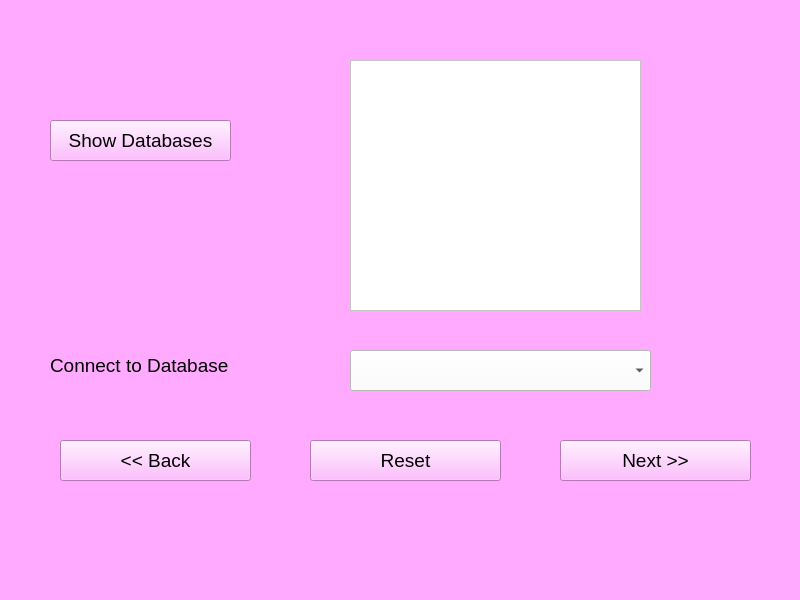
<?xml version="1.0" encoding="UTF-8"?>
<ui version="4.0">
 <class>MainWindow</class>
 <widget class="QMainWindow" name="MainWindow">
  <property name="geometry">
   <rect>
    <x>0</x>
    <y>0</y>
    <width>800</width>
    <height>600</height>
   </rect>
  </property>
  <property name="windowTitle">
   <string>MySQL-Database Information</string>
  </property>
  <property name="styleSheet">
   <string notr="true">background-color: rgb(255, 170, 255);</string>
  </property>
  <widget class="QWidget" name="centralwidget">
   <widget class="QPushButton" name="show_db_pushButton">
    <property name="geometry">
     <rect>
      <x>50</x>
      <y>120</y>
      <width>181</width>
      <height>41</height>
     </rect>
    </property>
    <property name="font">
     <font>
      <pointsize>14</pointsize>
     </font>
    </property>
    <property name="text">
     <string>Show Databases</string>
    </property>
   </widget>
   <widget class="QLabel" name="connect_db_label">
    <property name="geometry">
     <rect>
      <x>50</x>
      <y>340</y>
      <width>241</width>
      <height>51</height>
     </rect>
    </property>
    <property name="font">
     <font>
      <pointsize>14</pointsize>
     </font>
    </property>
    <property name="text">
     <string>Connect to Database</string>
    </property>
   </widget>
   <widget class="QComboBox" name="db_list_comboBox">
    <property name="geometry">
     <rect>
      <x>350</x>
      <y>350</y>
      <width>301</width>
      <height>41</height>
     </rect>
    </property>
    <property name="font">
     <font>
      <pointsize>14</pointsize>
     </font>
    </property>
    <property name="styleSheet">
     <string notr="true">background-color: rgb(255, 255, 255);</string>
    </property>
   </widget>
   <widget class="QPushButton" name="reset_db_pushButton">
    <property name="geometry">
     <rect>
      <x>310</x>
      <y>440</y>
      <width>191</width>
      <height>41</height>
     </rect>
    </property>
    <property name="font">
     <font>
      <pointsize>14</pointsize>
     </font>
    </property>
    <property name="statusTip">
     <string>Reset all fields</string>
    </property>
    <property name="text">
     <string>Reset</string>
    </property>
   </widget>
   <widget class="QPushButton" name="next_pushButton">
    <property name="geometry">
     <rect>
      <x>560</x>
      <y>440</y>
      <width>191</width>
      <height>41</height>
     </rect>
    </property>
    <property name="font">
     <font>
      <pointsize>14</pointsize>
     </font>
    </property>
    <property name="statusTip">
     <string>See table information</string>
    </property>
    <property name="text">
     <string>Next &gt;&gt;</string>
    </property>
   </widget>
   <widget class="QPushButton" name="back_pushButton">
    <property name="geometry">
     <rect>
      <x>60</x>
      <y>440</y>
      <width>191</width>
      <height>41</height>
     </rect>
    </property>
    <property name="font">
     <font>
      <pointsize>14</pointsize>
     </font>
    </property>
    <property name="statusTip">
     <string>Go back to login page</string>
    </property>
    <property name="text">
     <string>&lt;&lt; Back</string>
    </property>
   </widget>
   <widget class="QTextBrowser" name="show_db_textBrowser">
    <property name="geometry">
     <rect>
      <x>350</x>
      <y>60</y>
      <width>291</width>
      <height>251</height>
     </rect>
    </property>
    <property name="styleSheet">
     <string notr="true">background-color: rgb(255, 255, 255);</string>
    </property>
   </widget>
  </widget>
  <widget class="QMenuBar" name="menubar">
   <property name="geometry">
    <rect>
     <x>0</x>
     <y>0</y>
     <width>800</width>
     <height>20</height>
    </rect>
   </property>
  </widget>
  <widget class="QStatusBar" name="statusbar"/>
 </widget>
 <resources/>
 <connections/>
</ui>
